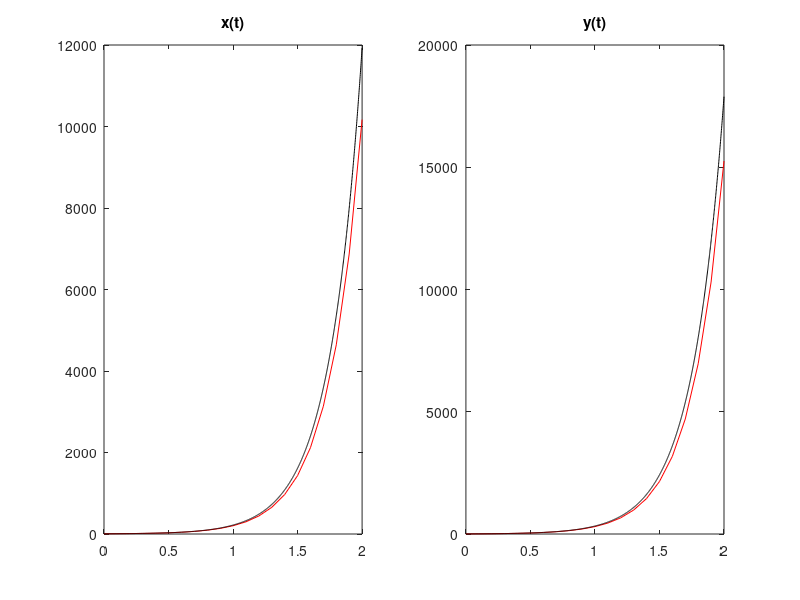

Write the MATLAB code that produced this figure.
% X(t) = [ x(t); y(t) ]
% F(t) = [ f(t,x,y); g(t,x,y) ]
% X(t0) = [ x(t0); y(t0) ]
clear
clc


t0 = 0;
tf = 2;
h = 0.1;
t = t0:h:tf;

%% Datos
F = @(t, X)( [ X(1)+2*X(2) ; 3*X(1)+2*X(2) ] );
X(:,1) = [ 6;4 ];
PX(:,1) = [ 6;4 ];

%% Metodo de Heun Vectorizado
for k = 1:length(t)-1
	%Ecuaciones predictoras
	PX(:,k+1) = X(:,k) + h*F( t,X(:,k) );
	%Ecuaciones Correctoras
	X(:,k+1) = X(:,k) + (h/2)*( F(t(k),X(:,k)) + ...
												   F( t(k+1),PX(:,k+1) ) );
end

%% Solucion real
tt = t0:1e-3:tf;
Xreal = (4*exp(4*tt) + 2*exp(-tt));
Yreal = (6*exp(4*tt) - 2*exp(-tt));

%% Graficos
figure(1)
subplot(1,2,1)
plot( t,X(1,:),'r', tt,Xreal, 'k' )
title('x(t)')
subplot(1,2,2)
plot( t,X(2,:),'r', tt,Yreal, 'k' )
title('y(t)')